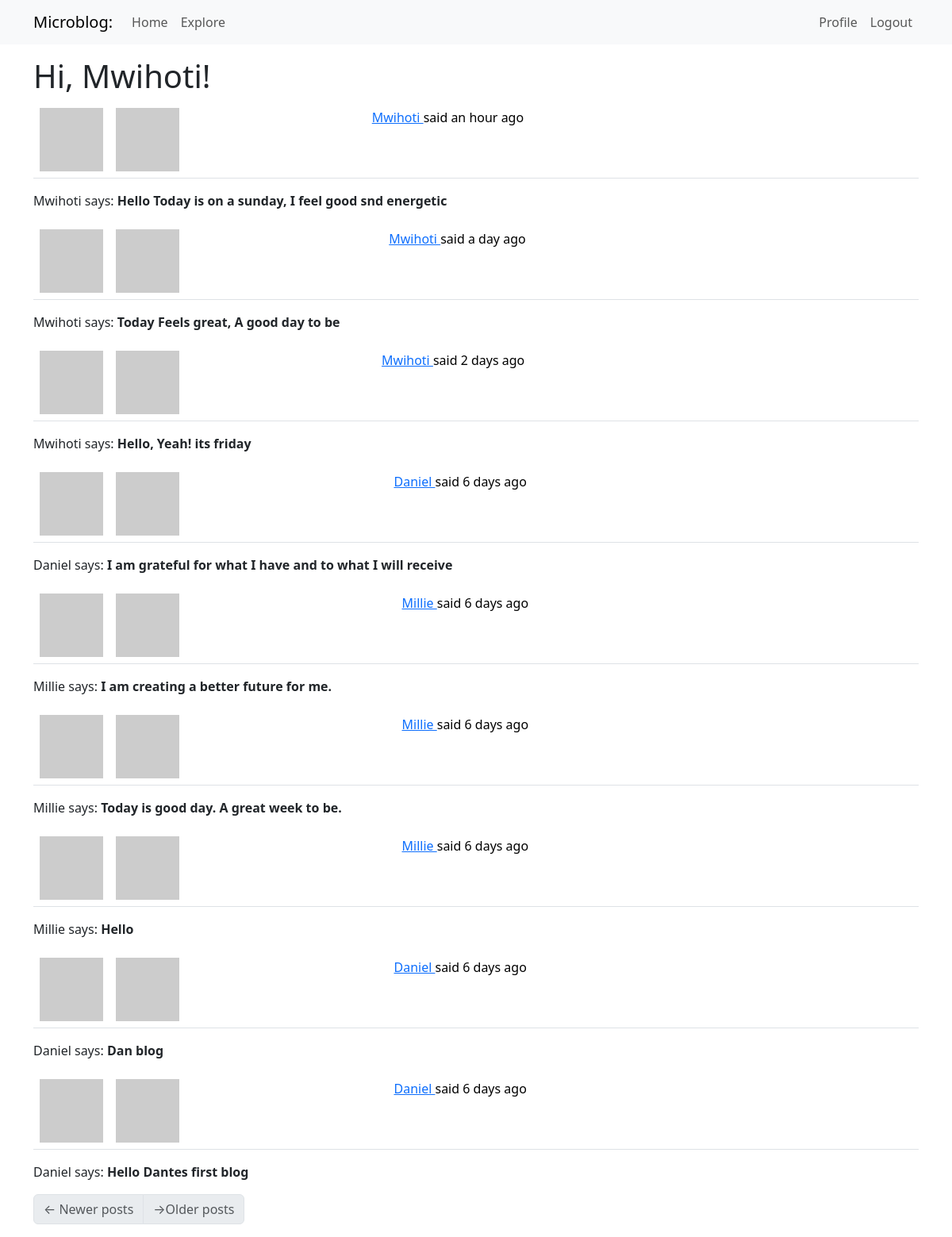
Screenshot of /explore (signed in) with the database file from the repository.
### app/models.py (models this page shows, shortened)
class User(UserMixin, db.Model):
    id: so.Mapped[int] = so.mapped_column(primary_key=True)
    username: so.Mapped[str] = so.mapped_column(sa.String(64), index=True,
                                                unique=True)
    email: so.Mapped[str] = so.mapped_column(sa.String(120), index=True,
                                             unique=True)
    password_hash: so.Mapped[Optional[str]] = so.mapped_column(sa.String(256))
    about_me: so.Mapped[Optional[str]] = so.mapped_column(sa.String(140))
    last_seen: so.Mapped[Optional[datetime]] = so.mapped_column(
        default=lambda: datetime.now(timezone.utc))
    posts: so.WriteOnlyMapped['Post'] = so.relationship(back_populates='author')
    following: so.WriteOnlyMapped['User'] = so.relationship(
        secondary=followers, primaryjoin=(followers.c.follower_id == id),
        secondaryjoin=(followers.c.followed_id==id),
        back_populates='followers'
    )
    followers: so.WriteOnlyMapped['User'] = so.relationship(
        secondary=followers, primaryjoin=(followers.c.followed_id == id),
        secondaryjoin=(followers.c.follower_id == id),
        back_populates='following'
    )
    def avatar(self, size):
        digest = hashlib.md5(self.email.lower().encode('utf-8')).hexdigest()
        return f'https://www.gravatar.com/avatar/{digest}?d=identicon&s={size}'
    @login.user_loader
    def load_user(id):
        return db.session.get(User, int(id))

class Post(db.Model):
    id: so.Mapped[int] = so.mapped_column(primary_key=True)
    body: so.Mapped[str] = so.mapped_column(sa.String(140))
    timestamp: so.Mapped[datetime] = so.mapped_column(
        index=True, default=lambda: datetime.now(timezone.utc))
    user_id: so.Mapped[int] = so.mapped_column(sa.ForeignKey('user.id'),
                                               index=True
    )
    author: so.Mapped[User] = so.relationship('User', back_populates='posts')

### app/routes.py (the view)
@app.route('/explore')
@login_required
def explore():
    page = request.args.get('page', 1, type=int)
    query = sa.select(Post).order_by(Post.timestamp.desc())
    posts = db.paginate(query, page=page, per_page=app.config
                        ['POSTS_PER_PAGE'], error_out=False)
    next_url = url_for('explore', page=posts.next_num) \
        if posts.has_next else None
    prev_url = url_for('explore', page=posts.prev_num) \
        if posts.has_prev else None
    return render_template('index.html', title='Explore', posts=posts.items, next_url=next_url, prev_url=prev_url)

### app/__init__.py (called while the page is built)
def get_locale():
    return request.accept_languages.best_match(app.config['LANGUAGES'])

### app/routes.py (called while the page is built)
@app.before_request
def before_request():
    if current_user.is_authenticated:
        current_user.last_seen = datetime.now(timezone.utc)
        db.session.commit()

### app/templates/index.html (shortened to what this page needs)
{% extends "base.html" %}
{% import "bootstrap_wtf.html" as wtf %}
{% block content %}
    <h1>Hi, {{ current_user.username }}!</h1>
    {% for post in posts %}
        {% include '_post.html' %}
        <div style="display: flex;"><p>{{ post.author.username }} says: <b>{{ post.body }}</b></p></div>
    {% endfor %}
    <nav aria-label="Post navigation">
        <ul class="pagination">
            <li class="page-item{% if not prev_url %} disabled{% endif %}">
                <a class="page-link" href="{{ prev_url }}">
                    <span aria-hidden="true">&larr;</span> {{ _('Newer posts')}}
                </a>
            </li>
            <li class="page-item{% if not next_url %} disabled{% endif %}">
                <a class="page-link" href="{{ next_url }}">
                    <span aria-hidden="true">&rarr;</span>{{ _('Older posts')}}
                </a>
            </li>
        </ul>
    </nav>
{% endblock %}

### app/templates/_post.html (shortened to what this page needs)
<table class="table table-hover">
    <tr >
        <td width="70px">
            <img src="{{post.author.avatar(36) }}"></td>
        <td>
            <a href="{{ url_for('user', username=post.author.username)}}">
                <img src="{{post.author.avatar(70)}}" />
            </a>
            <td>
            {{ _('%(username)s said %(when)s',
                username=user_link, when=moment(post.timestamp).fromNow()) }}
            </td>
    </tr>
</table>

### rows the page displays
User: username "Mwihoti"
Post: author.username "Mwihoti", body "Hello Today is on a sunday, I feel good snd energetic"
Post: author.username "Mwihoti", body "Today Feels great, A good day to be"
Post: author.username "Mwihoti", body "Hello, Yeah! its friday"
Post: author.username "Daniel", body "I am grateful for what I have and to what I will receive"
Post: author.username "Millie", body "I am creating a better future for me."
Post: author.username "Millie", body "Today is good day. A great week to be."
Post: author.username "Millie", body "Hello"
Post: author.username "Daniel", body "Dan blog"
Post: author.username "Daniel", body "Hello Dantes first blog"
